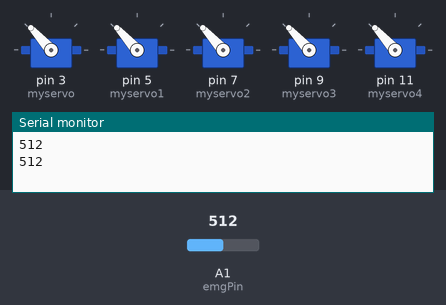
A sketch run on a simulated Arduino Uno, built with avr-gcc and run on an emulated ATmega328P. Parts: 5 × servo, the last lines printed to the serial monitor. The inputs (shaded band) are chosen by the test bench; at power-on: A1 (emgPin) = 512.

Above: at 2.7 s.
2.8 s: A1 (emgPin) set to 77
8.7 s: A1 (emgPin) set to 63
At 10.0 s:
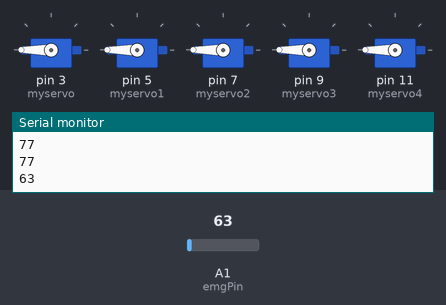
11.4 s: A1 (emgPin) set to 80
At 12.0 s:
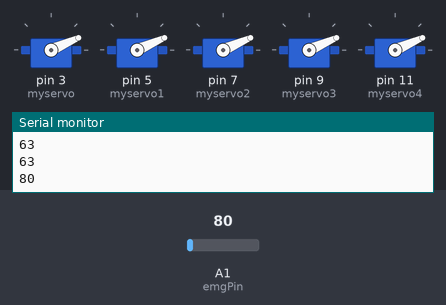
15.3 s: A1 (emgPin) set to 60
At 15.8 s:
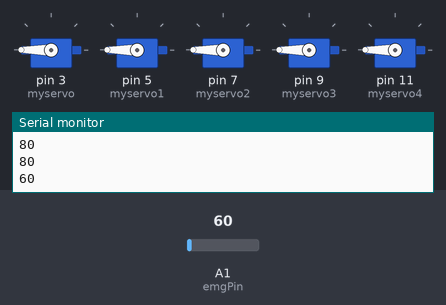
Timing chart, 0 to 18.3 s (numbered marks = the images above; inputs shaded):
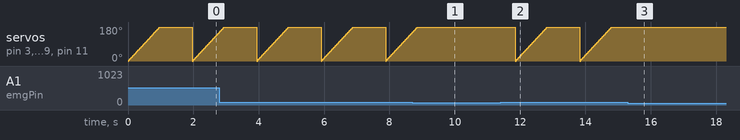

The sketch:

Control_of_Fingers.ino
```cpp
#include <Servo.h>

Servo myservo, myservo1, myservo2, myservo3, myservo4;;  // create servo object to control a servo

int emg = 0;
int pos = 0;    // variable to store the servo position
int emgPin= A1;
int emgValue = 0;

void setup() {
  Serial.begin(9600);
//  pinMode(BUTTON_PIN, INPUT_PULLUP);
   myservo.attach(3);  // attaches the servo on pin 9 to the servo object
  myservo1.attach(5);
  myservo2.attach(7);
  myservo3.attach(9);
  myservo4.attach(11);
}
bool i = true;
void loop() {
  emgValue= analogRead(emgPin);
  Serial.println(emgValue);
 if (emgValue>70) {doGrip(); i = false;}

  delay(1000);

  //undoGrip();

}

void doGrip(){
  for (pos = 0; pos <= 180; pos += 1) { // goes from 0 degrees to 180 degrees
    // in steps of 1 degree
    myservo.write(pos);              // tell servo to go to position in variable 'pos'
    myservo1.write(pos);
    myservo2.write(pos);
    myservo3.write(pos);
    myservo4.write(pos);

    delay(5);                       // waits 15ms for the servo to reach the position


  }}
void undoGrip(){
  for (pos = 180; pos >= 0; pos -= 1) { // goes from 0 degrees to 180 degrees
    // in steps of 1 degree
    myservo.write(pos);              // tell servo to go to position in variable 'pos'
    myservo1.write(pos);
    myservo2.write(pos);
    myservo3.write(pos);
    myservo4.write(pos);

    delay(5);                       // waits 15ms for the servo to reach the position

}}
void oneFinger(){
  for (pos = 180; pos >= 0; pos -= 1) { // goes from 0 degrees to 180 degrees
    // in steps of 1 degree
    myservo.write(pos);              // tell servo to go to position in variable 'pos'
    delay(5);
  }  }
void twoFinger(){
  for (pos = 180; pos >= 0; pos -= 1) { // goes from 0 degrees to 180 degrees
    // in steps of 1 degree
    myservo1.write(pos);              // tell servo to go to position in variable 'pos'
    delay(5);
  }  }
void threeFinger(){
  for (pos = 180; pos >= 0; pos -= 1) { // goes from 0 degrees to 180 degrees
    // in steps of 1 degree
    myservo2.write(pos);              // tell servo to go to position in variable 'pos'
    delay(5);
  }  }
void fourFinger(){
  for (pos = 180; pos >= 0; pos -= 1) { // goes from 0 degrees to 180 degrees
    // in steps of 1 degree
    myservo3.write(pos);              // tell servo to go to position in variable 'pos'
    delay(5);
  }  }
 void fiveFinger(){
  for (pos = 180; pos >= 0; pos -= 1) { // goes from 0 degrees to 180 degrees
    // in steps of 1 degree
    myservo4.write(pos);              // tell servo to go to position in variable 'pos'
    delay(5);
  }  }
```

Measured:
- the behaviour switches between 71 and 70 on A1 (emgPin) (found by bisection; images 0 and 1)
- after the input at 8.7 s, servo on pin 3 (myservo), servo on pin 5 (myservo1), servo on pin 7 (myservo2), servo on pin 9 (myservo3), servo on pin 11 (myservo4): goes on until 8.8 s, then stays 180°
- after the input at 11.4 s, servo on pin 3 (myservo), servo on pin 5 (myservo1), servo on pin 7 (myservo2), servo on pin 9 (myservo3), servo on pin 11 (myservo4): ramps from 0° to 180° and jumps back, once every 2.0 s
- after the input at 15.3 s, servo on pin 3 (myservo), servo on pin 5 (myservo1), servo on pin 7 (myservo2), servo on pin 9 (myservo3), servo on pin 11 (myservo4): stays 180° (without the input it goes to 0° after 0.50 s)
- by itself, servo on pin 3 (myservo), servo on pin 5 (myservo1), servo on pin 7 (myservo2), servo on pin 9 (myservo3), servo on pin 11 (myservo4): ramps from 0° to 180° and jumps back, once every 2.0 s
